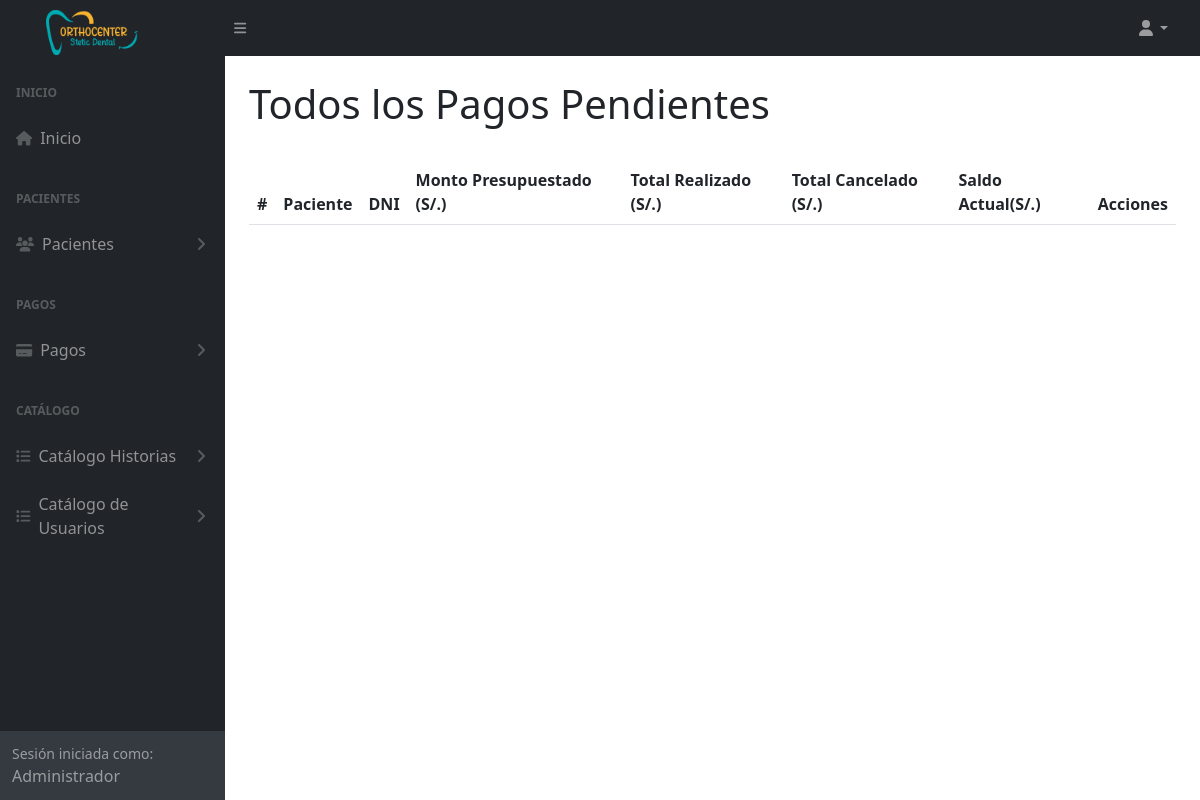
The app's page /pagosPendientes (signed in), older data.
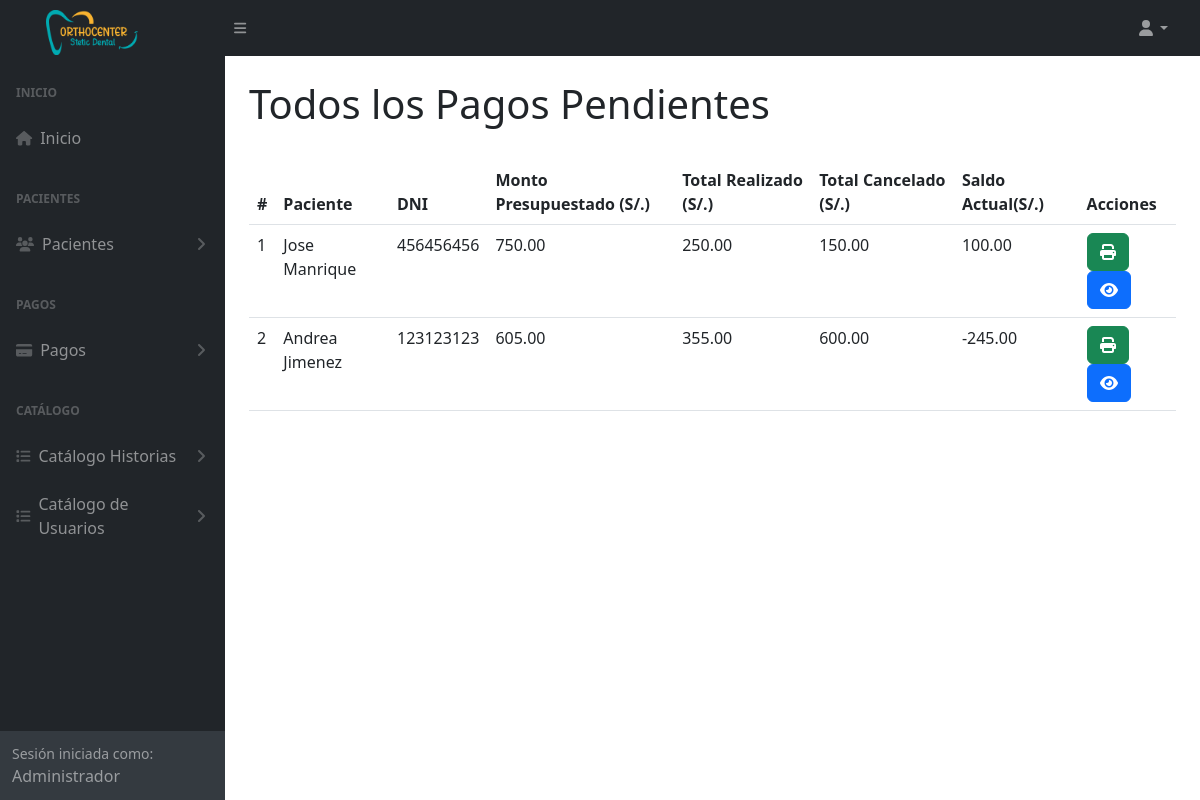
The same page, newer data.
### tables this page shows
CREATE TABLE `tba_paciente`  (
  `IdPaciente` int NOT NULL AUTO_INCREMENT,
  `NombrePaciente` varchar(100) NOT NULL,
  `ApellidoPaciente` varchar(100) NOT NULL,
  `DNIPaciente` int NOT NULL,
  `SexoPaciente` varchar(12) NULL DEFAULT NULL,
  `EdadPaciente` varchar(11) NULL DEFAULT NULL,
  `FechaNacimiento` date NULL DEFAULT NULL,
  `CelularPaciente` varchar(11) NOT NULL,
  `DomicilioPaciente` varchar(255) NULL DEFAULT NULL,
  `LugarProcedencia` varchar(100) NULL DEFAULT NULL,
  `LugarNacimiento` varchar(80) NULL DEFAULT NULL,
  `GradoInstruccion` varchar(20) NULL DEFAULT NULL,
  `RazaPaciente` varchar(20) NULL DEFAULT NULL,
  `OcupacionPaciente` varchar(20) NULL DEFAULT NULL,
  `ReligionPaciente` varchar(20) NULL DEFAULT NULL,
  `EstadoCivil` varchar(20) NULL DEFAULT NULL,
  `NumeroContactoPaciente` varchar(11) NULL DEFAULT NULL,
  `NombreContactoPaciente` varchar(100) NULL DEFAULT NULL,
  `UsuarioCreado` int NOT NULL,
  `UsuarioActualiza` int NOT NULL,
  `FechaCreacion` datetime NOT NULL,
  `FechaActualizacion` datetime NOT NULL,
  PRIMARY KEY (`IdPaciente`) USING BTREE
);

CREATE TABLE `tba_tratamiento`  (
  `IdTratamiento` int NOT NULL AUTO_INCREMENT,
  `IdHistoriaClinica` int NOT NULL,
  `IdPaciente` int NOT NULL,
  `TotalTratamiento` decimal(10, 2) NULL DEFAULT NULL,
  `TotalPagado` decimal(10, 2) NULL DEFAULT NULL,
  `UsuarioCreado` int NOT NULL,
  `UsuarioActualiza` int NOT NULL,
  `FechaCreacion` datetime NOT NULL,
  `FechaActualizacion` datetime NOT NULL,
  PRIMARY KEY (`IdTratamiento`) USING BTREE,
  INDEX `fk_historiaclinica_tratamiento`(`IdHistoriaClinica`) USING BTREE,
  CONSTRAINT `fk_historiaclinica_tratamiento` FOREIGN KEY (`IdHistoriaClinica`) REFERENCES `tba_historiaclinica` (`IdHistoriaClinica`) ON DELETE RESTRICT ON UPDATE RESTRICT
);

### controller/plantilla.controller.php (called while the page is built, shortened)
<?php
class ControllerPlantilla
{
  static public function ctrPlantilla()
  {
    include "view/plantilla.php";
  }
}

### index.php (called while the page is built, shortened)
<?php
require_once "controller/plantilla.controller.php";
require_once "controller/historias.controller.php";
require_once "controller/tratamiento.controller.php";
require_once "controller/pagos.controller.php";
require_once "controller/citas.controller.php";
require_once "model/tratamiento.model.php";
require_once "model/pagos.model.php";
$plantilla = new ControllerPlantilla();
$plantilla -> ctrPlantilla();

### controller/pagos.controller.php (called while the page is built, shortened)
<?php
class ControllerPagos
{
  public static function ctrMostrarTotalPorPaciente()
  {
    $tabla = "tba_pago";
    $listaCostoTratamientos = ModelPagos::mdlMostrarTotalPorPaciente($tabla);
    return $listaCostoTratamientos;
  }
}

### model/conexion.php (called while the page is built)
<?php
class Conexion
{
  static public function conn()
  {
    $link = new PDO("mysql:host=localhost;dbname=db_orthocenter","root","");
		$link->exec("set names utf8");
		return $link;
  }
}

### model/pagos.model.php (called while the page is built, shortened)
<?php
require_once "conexion.php";
class ModelPagos
{
  public static function mdlMostrarTotalPorPaciente($tabla)
  {
    $statement = Conexion::conn()->prepare("SELECT
    tba_paciente.IdPaciente,
    tba_paciente.NombrePaciente,
    tba_paciente.ApellidoPaciente,
	  tba_paciente.DNIPaciente,
    tba_tratamiento.IdHistoriaClinica,
    tba_tratamiento.TotalTratamiento,
    tba_tratamiento.TotalPagado
    FROM
    $tabla
    INNER JOIN
    tba_paciente
    ON
      tba_pago.IdPaciente = tba_paciente.IdPaciente
    INNER JOIN
    tba_tratamiento
    INNER JOIN
    tba_detalletratamiento
    ON
      tba_tratamiento.IdTratamiento = tba_detalletratamiento.IdTratamiento
    INNER JOIN
    tba_historiaclinica
    ON
      tba_tratamiento.IdHistoriaClinica = tba_historiaclinica.IdHistoriaClinica AND
      tba_paciente.IdPaciente = tba_historiaclinica.IdPaciente
  GROUP BY
    tba_paciente.IdPaciente");
    $statement -> execute();
    return $statement -> fetchAll();
  }
}

### controller/tratamiento.controller.php (called while the page is built, shortened)
<?php
class ControllerTratamiento
{
  public static function ctrObtenerTotalesTratamiento($codPaciente)
  {
    $tabla = "tba_tratamiento";
    $respuesta = ModelTratamiento::mdlObtenerTotalesTratamiento($tabla, $codPaciente);
    return $respuesta;
  }
  public static function ctrObtenerTotalRealizado($codHistoria)
  {
    $tabla = "tba_detalletratamiento";
    $respuesta = ModelTratamiento::mdlObtenerTotalRealizado($tabla, $codHistoria);
    return $respuesta;
  }
}

### model/tratamiento.model.php (called while the page is built, shortened)
<?php
require_once "conexion.php";
class ModelTratamiento
{
  public static function mdlObtenerTotalesTratamiento($tabla, $codPaciente)
  {
    $statement = Conexion::conn()->prepare("SELECT tba_tratamiento.TotalTratamiento, tba_tratamiento.TotalPagado, (TotalTratamiento - TotalPagado) AS DeudaActual FROM $tabla WHERE tba_tratamiento.IdPaciente = $codPaciente");
    $statement -> execute();
    return $statement -> fetch();
  }
  public static function mdlObtenerTotalRealizado($tabla, $codHistoria)
  {
    $statement = Conexion::conn()->prepare("SELECT SUM(PrecioProcedimiento) AS TotalRealizado FROM $tabla INNER JOIN tba_tratamiento ON tba_detalletratamiento.IdTratamiento = tba_tratamiento.IdTratamiento WHERE tba_tratamiento.IdHistoriaClinica = $codHistoria AND EstadoTratamiento = 2");
    $statement -> execute();
    return $statement -> fetch();
  }
}

### view/modules/pagosPendientes.php (the view, shortened to what the changed rows need)
  <div id="layoutSidenav_content">
    <main class="bg">
      <div class="container-fluid px-4">
        <h1 class="mt-4">Todos los Pagos Pendientes</h1>
        <div class="card-body">
          <table id="datatablesSimple" class="data-table-AllCostos table">
            <thead>
              <tr>
                <th>#</th>
                <th>Paciente</th>
                <th>DNI</th>
                <th>Monto Presupuestado (S/.)</th>
                <th>Total Realizado (S/.)</th>
                <th>Total Cancelado (S/.)</th>
                <th>Saldo Actual(S/.)</th>
                <th>Acciones</th>
              </tr>
            </thead>
            <tbody>
              <?php
                $listaCostoTratamientos = ControllerPagos::ctrMostrarTotalPorPaciente();
                foreach ($listaCostoTratamientos as $key => $value)
                {
                  $totalesTratamiento = ControllerTratamiento::ctrObtenerTotalesTratamiento($value["IdPaciente"]);
                  $totalRealizado = ControllerTratamiento::ctrObtenerTotalRealizado($value["IdHistoriaClinica"]);
                  $deudaRealizados = number_format($totalRealizado["TotalRealizado"]-$totalesTratamiento["TotalPagado"], 2);
                  echo
                    '<tr>
                      <td>'.($key + 1).'</td>
                      <td>'.$value["NombrePaciente"].' '.$value["ApellidoPaciente"].'</td>
                      <td>'.$value["DNIPaciente"].'</td>
                      <td>'.number_format($value["TotalTratamiento"],2).'</td>
                      <td>'.number_format($totalRealizado["TotalRealizado"],2).'</td>
                      <td>'.number_format($totalesTratamiento["TotalPagado"],2).'</td>
                      <td>'.$deudaRealizados.'</td>
                      <td>
                        <button class="btn btn-success btnFichaPagos" id="btnFichaPagos" codPaciente="'.$value["IdPaciente"].'"><i class="fa-solid fa fa-print"></i></button>
                        <button class="btn btn-primary btnVisualizarPagos" id="btnVisualizarPagos" codPaciente="'.$value["IdPaciente"].'" codHistoria="'.$value["IdHistoriaClinica"].'"><i class="fa fa-eye"></i></button>
                      </td>
                    </tr>';
                }
              ?>
            </tbody>
          </table>
        </div>
      </div>
    </main>
  </div>
</div>

Row changes from the older to the newer data that the page shows:
added tba_paciente: NombrePaciente "Jose", ApellidoPaciente "Manrique", DNIPaciente "456456456", TotalTratamiento "750.00", TotalRealizado "250.00", tba_tratamiento.TotalPagado "150.00", deudaRealizados "100.00"
added tba_paciente: NombrePaciente "Andrea", ApellidoPaciente "Jimenez", DNIPaciente "123123123", TotalTratamiento "605.00", TotalRealizado "355.00", tba_tratamiento.TotalPagado "600.00", deudaRealizados "-245.00"
